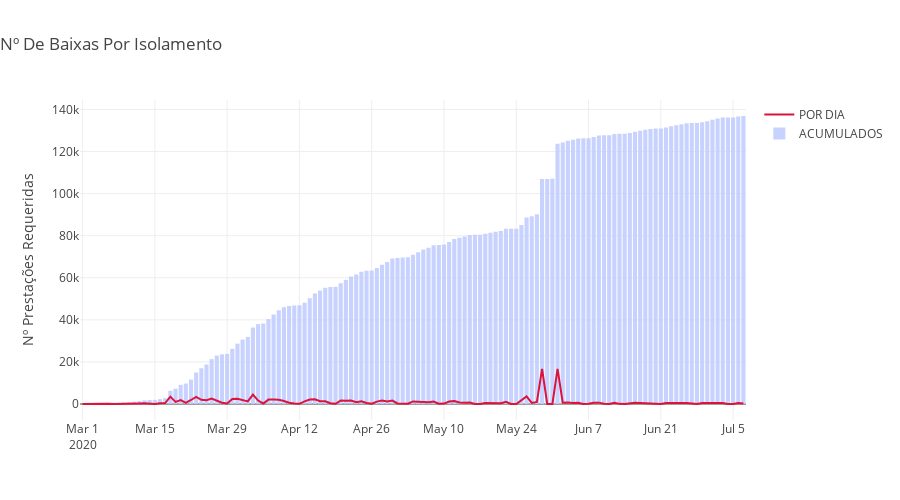

The notebook cell saved with this chart:
### Markdown cell above
### Nº de Baixas Por Isolamento

### Code cell
fig = go.Figure()

fig.add_trace(go.Scatter(x=baixas_all['DATA'],
                         y=baixas_all['POR DIA'],
                         name='POR DIA',
                         line=dict(color='crimson')))

fig.add_trace(go.Bar(x=baixas_all['DATA'],
                     y=baixas_all['ACUMULADOS'],
                     name='ACUMULADOS',
                     marker_color='rgba(195, 206, 350, 0.9)'))

fig.update_layout(title="Nº De Baixas Por Isolamento", title_x=0, xaxis_title="",yaxis_title="Nº Prestações Requeridas",
                 width=900, height=500,template='gridon')

#plot(fig, filename='baixas_por_isolamento.html')
fig.show()

### Figure 1 — Plotly figure (JSON) as saved in the notebook; plotly's stock layout.template omitted (floating-point values rounded to 4 significant figures; data arrays with more than 128 entries replaced by an {"elided": "..."} marker saying what was removed)
{"data": [{"line": {"color": "crimson"}, "name": "POR DIA", "type": "scatter", "x": {"elided": "129 str values"}, "y": {"elided": "129 int values"}}, {"marker": {"color": "rgba(195, 206, 350, 0.9)"}, "name": "ACUMULADOS", "type": "bar", "x": {"elided": "129 str values"}, "y": {"elided": "129 int values"}}], "layout": {"height": 500, "title": {"text": "Nº De Baixas Por Isolamento", "x": 0}, "width": 900, "xaxis": {"title": {"text": ""}}, "yaxis": {"title": {"text": "Nº Prestações Requeridas"}}}}
